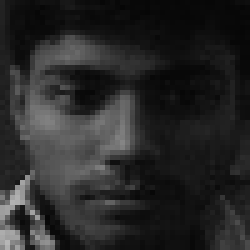
#> input picture people/himanshu/0.jpg, 50 x 50 px (shown 5 times larger)
$ jupyter execute --allow-errors face_recognition.ipynb   (text cells are left out)
#> lines starting #> are read from the running program, lines starting #| are printed output that depends on the picture
[cell 1]
import numpy as np
import matplotlib.pyplot as plt
import os
import cv2

[cell 2]
def plt_show(image, title=""):
    if np.ndim(image) == 3:
        image = cv2.cvtColor(image, cv2.COLOR_BGR2RGB)
    plt.axis("off")
    plt.title(title)
    plt.imshow(image, cmap='Greys_r')
    plt.show()

[cell 3]
class FaceDetection(object):
    def __init__(self, xml_path):
        self.face_cascade = cv2.CascadeClassifier(xml_path)

    def detect(self, frame):
        gray = frame
        if np.ndim(frame) == 3:
            gray = cv2.cvtColor(frame, cv2.COLOR_BGR2GRAY)
        face = self.face_cascade.detectMultiScale(gray, 1.3, 5)

        return face

[cell 4]
class VideoCamera(object):
    def __init__(self, index=0):
        self.webcam = cv2.VideoCapture(index)
        self.index = index
        print(self.webcam.isOpened())

    def get_frame(self, gray=False):
        _, frame = self.webcam.read()
        if gray:
            frame = cv2.cvtColor(frame, cv2.COLOR_BGR2GRAY)
        return frame

    def delete(self):
        self.webcam.release()
        cv2.destroyAllWindows()
        print(self.webcam.isOpened())

[cell 5]
def cut_faces(image, face_cord):
    faces = []

    for x, y, w, h in face_cord:
        w_rm = int(0.1 * w/2)
#         print(w_rm)
        faces.append(image[y:y+h, x+w_rm:x+w-w_rm])

    return faces

[cell 6]
def normalized(images):
    images_norm = []

    for image in images:
        if np.ndim(image) == 3:
            images_norm.append(cv2.cvtColor(image, cv2.COLOR_BGR2GRAY))
        else:
            # contrast pixel intensity
            images_norm.append(cv2.equalizeHist(image))
    return images_norm

[cell 7]
def resize(frames, size=(50, 50)):
    image_resize = []

    for frame in frames:
        if frame.shape < size:
            img = cv2.resize(frame, size, interpolation=cv2.INTER_AREA)
        else:
            img = cv2.resize(frame, size, interpolation=cv2.INTER_CUBIC)
        image_resize.append(img)

    return image_resize

[cell 8]
# pending

[cell 9]
def normalized_images(image, face):
    cut = cut_faces(image, face)
    norm = normalized(cut)
    res = resize(norm)
    return res;

# draw rectangle around face
def drawRect(image, face):
    for x, y, w, h in face:
        w_rmv = int(0.2 * w/2)
        cv2.rectangle(image, (x+w_rmv, y), (x+w-w_rmv, y+h), (0, 0, 0, 255), 2)

[cell 10]
from IPython.display import clear_output

cwd = '/media/rohitkumar/Rohit-Sonu/python3/projects/Face_Recognition'
folder = cwd+'/people/'+ input('Person name: ').lower()
#> the answer given: cv2_Basic _function

webcam = VideoCamera(0)
detector = FaceDetection('/media/rohitkumar/Rohit-Sonu/python3/projects/Face_Recognition/haarcascade_frontalface_default.xml')


if not os.path.exists(folder):
    os.mkdir(folder)
    counter = 0
    timer = 0


    while counter<50:

        frame = webcam.get_frame()
        face_coord = detector.detect(frame)

        if len(face_coord) and timer%700 == 50:
            norm_frame = normalized_images(frame, face_coord)
            cv2.imwrite(folder+'/'+str(counter)+'.jpg', norm_frame[0])
            plt_show(norm_frame[0])
            clear_output(wait=True)
            counter += 1
        drawRect(frame, face_coord)
        cv2.imshow("Face", frame)

        cv2.waitKey(50)
        timer += 50
    webcam.delete()
else:
    print('user already exist')

[cell 11]
def collect_dataset():
    images = []
    labels = []
    label_dic = {}

    persons = [person for person in os.listdir('people/')]

    for idx, person in enumerate(persons):
        label_dic[idx] = person

        for img in os.listdir('people/'+person):
            images.append(cv2.imread('people/'+person+'/'+img, 0))
            labels.append(idx)

    return (images, np.array(labels), label_dic)

[cell 12]
images, labels, label_dic = collect_dataset()

# train eigen model
eig_rec = cv2.face.EigenFaceRecognizer_create()
eig_rec.train(images, labels)

# train fisher model
fish_rec = cv2.face.FisherFaceRecognizer_create()
#> (the rest of this cell did not finish here and is left out)

[cell 13]
detector = FaceDetection('/media/rohitkumar/Rohit-Sonu/python3/projects/Face_Recognition/haarcascade_frontalface_default.xml')
frame = cv2.imread('../my_face.png', 0)
face_coord = detector.detect(frame)

norm_images = normalized_images(frame, face_coord)
# collector = cv2.face.MinDistancePredictCollector()
#> (the rest of this cell did not finish here and is left out)

[cell 14]
webcam = VideoCamera(0)
detector = FaceDetection('/media/rohitkumar/Rohit-Sonu/python3/projects/Face_Recognition/haarcascade_frontalface_default.xml')

#> (the rest of this cell did not finish here and is left out)

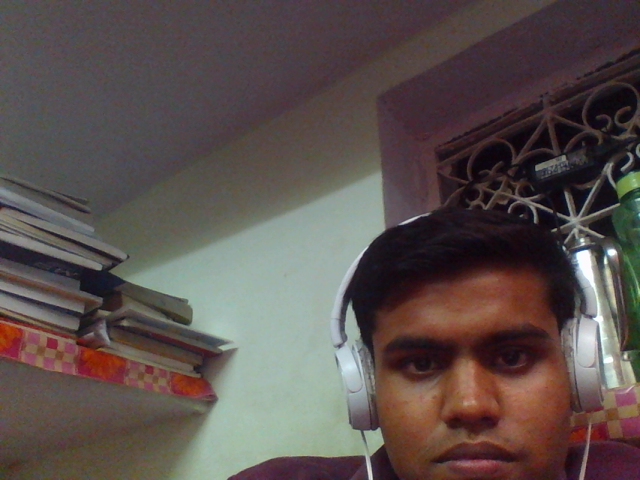
#> input picture cv2_Basic _function/face.png, 640 x 480 px, given in place of the camera
#> in get_frame, frame is the input picture: shape (480, 640, 3); mean B, G, R 77.5, 80.5, 91.3
    face_coord = detector.detect(frame)
#> in detect (call 2), `gray = cv2.cvtColor(frame, cv2.COLOR_BGR2GRAY)`:
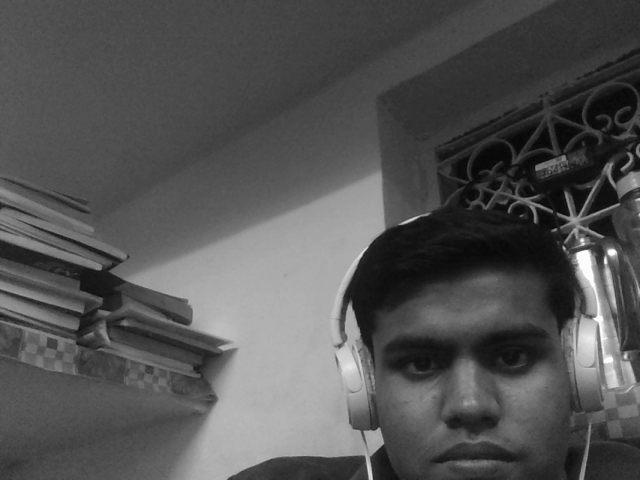
#> gray: shape (480, 640); min 6, max 255, mean 83.4

    if len(face_coord):
        norm_frame = normalized_images(frame, face_coord)
#> the loop in resize (call 2), `for frame in frames:` made 1 pass
#> pass 1, in resize (call 2), `img = cv2.resize(frame, size, interpolation=cv2.INTER_CUBIC)`:
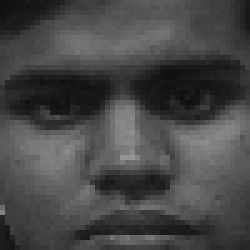
#> img: shape (50, 50) (shown 5 times larger); min 15, max 149, mean 71
